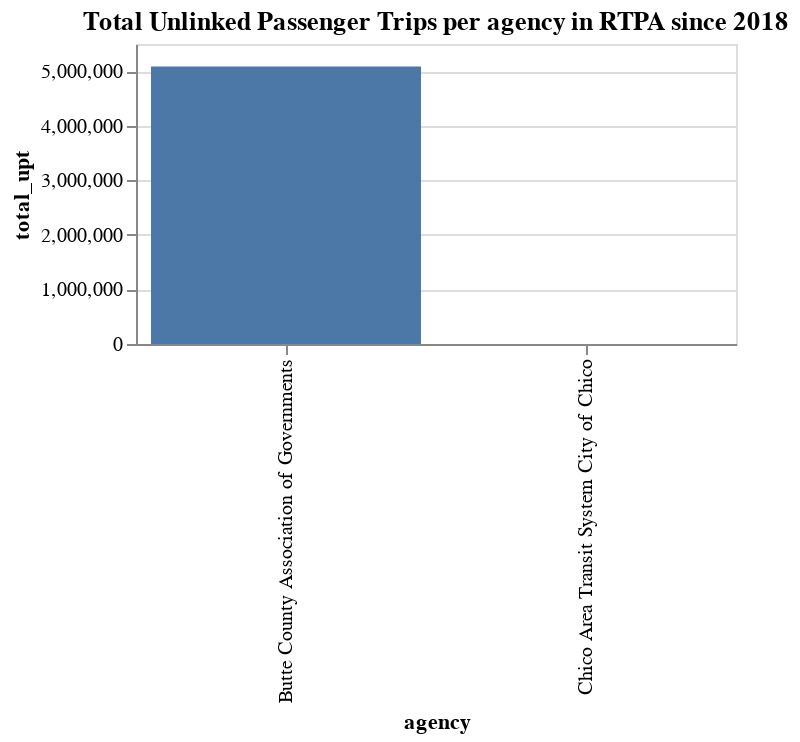

This figure's notebook cell:
### Code cell
# test simple bar chart for total agencies and UPT
alt.Chart(agency_agg_yr).mark_bar().encode(
    x=alt.X("agency").sort("-y"),
    y=alt.Y("total_upt"),
    tooltip = ["agency","total_upt","pct_of_total_upt"]
).properties(
    title=f"Total Unlinked Passenger Trips per agency in RTPA since {MIN_YEAR}",
    width = WIDTH, 
    height = HEIGHT,
    ).resolve_scale(y="independent")

### Figure 1 — Vega-Lite specification as saved in the notebook (floating-point values rounded to 4 significant figures)
{"config": {"view": {"continuousWidth": 300, "continuousHeight": 300}}, "data": {"name": "data-f49da3c9a13997b1de02aedbe63c140c"}, "mark": {"type": "bar"}, "encoding": {"tooltip": [{"field": "agency", "type": "nominal"}, {"field": "total_upt", "type": "quantitative"}, {"field": "pct_of_total_upt", "type": "quantitative"}], "x": {"field": "agency", "sort": "-y", "type": "nominal"}, "y": {"field": "total_upt", "type": "quantitative"}}, "height": 150, "resolve": {"scale": {"y": "independent"}}, "title": "Total Unlinked Passenger Trips per agency in RTPA since 2018", "width": 300, "$schema": "https://vega.github.io/schema/vega-lite/v5.17.0.json", "datasets": {"data-f49da3c9a13997b1de02aedbe63c140c": [{"agency": "Butte County Association of Governments", "total_upt": 5085443, "pct_of_total_upt": 100.0}, {"agency": "Chico Area Transit System City of Chico", "total_upt": 0, "pct_of_total_upt": 0.0}]}}
